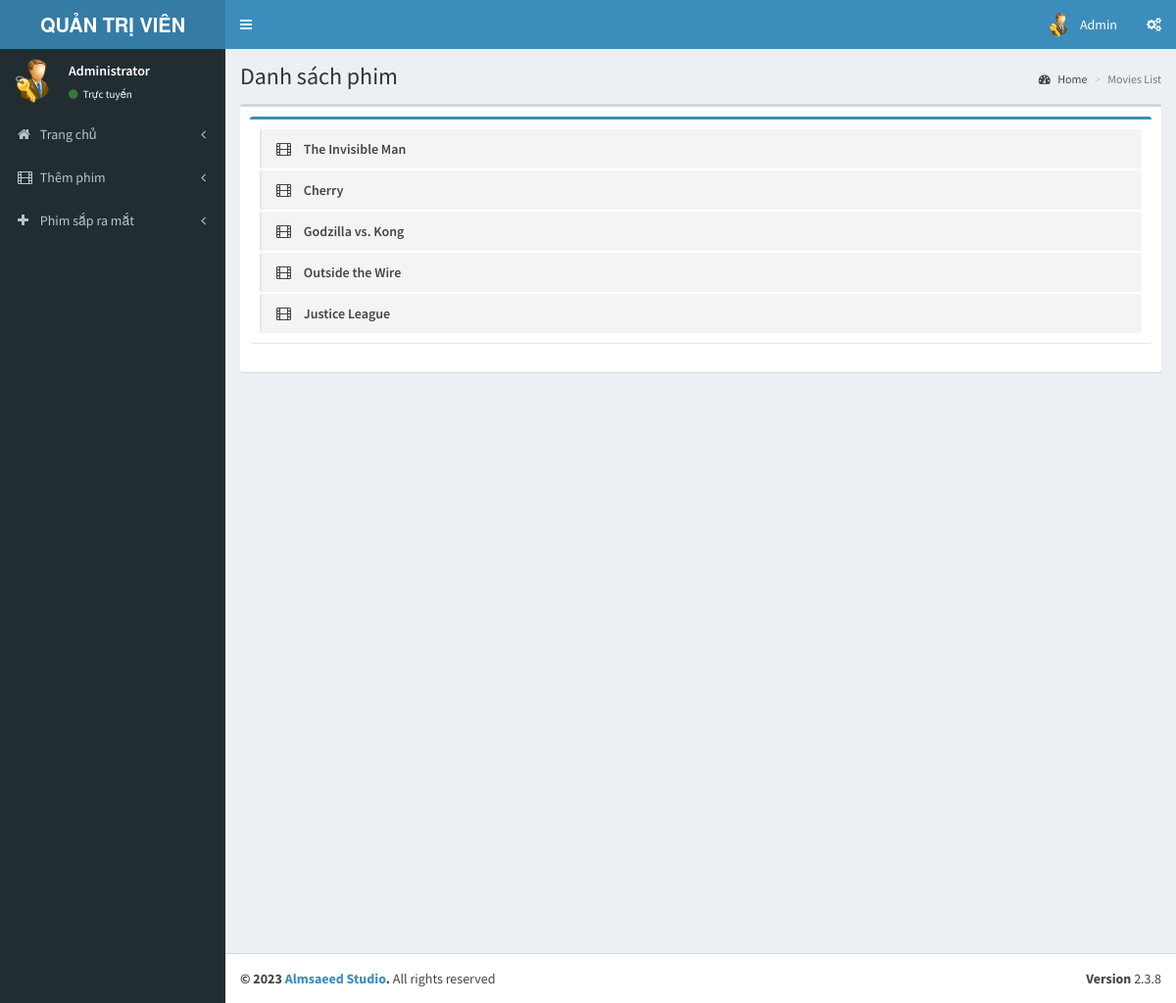
Page /admin/pages/index.php (signed in) on the earlier database version.
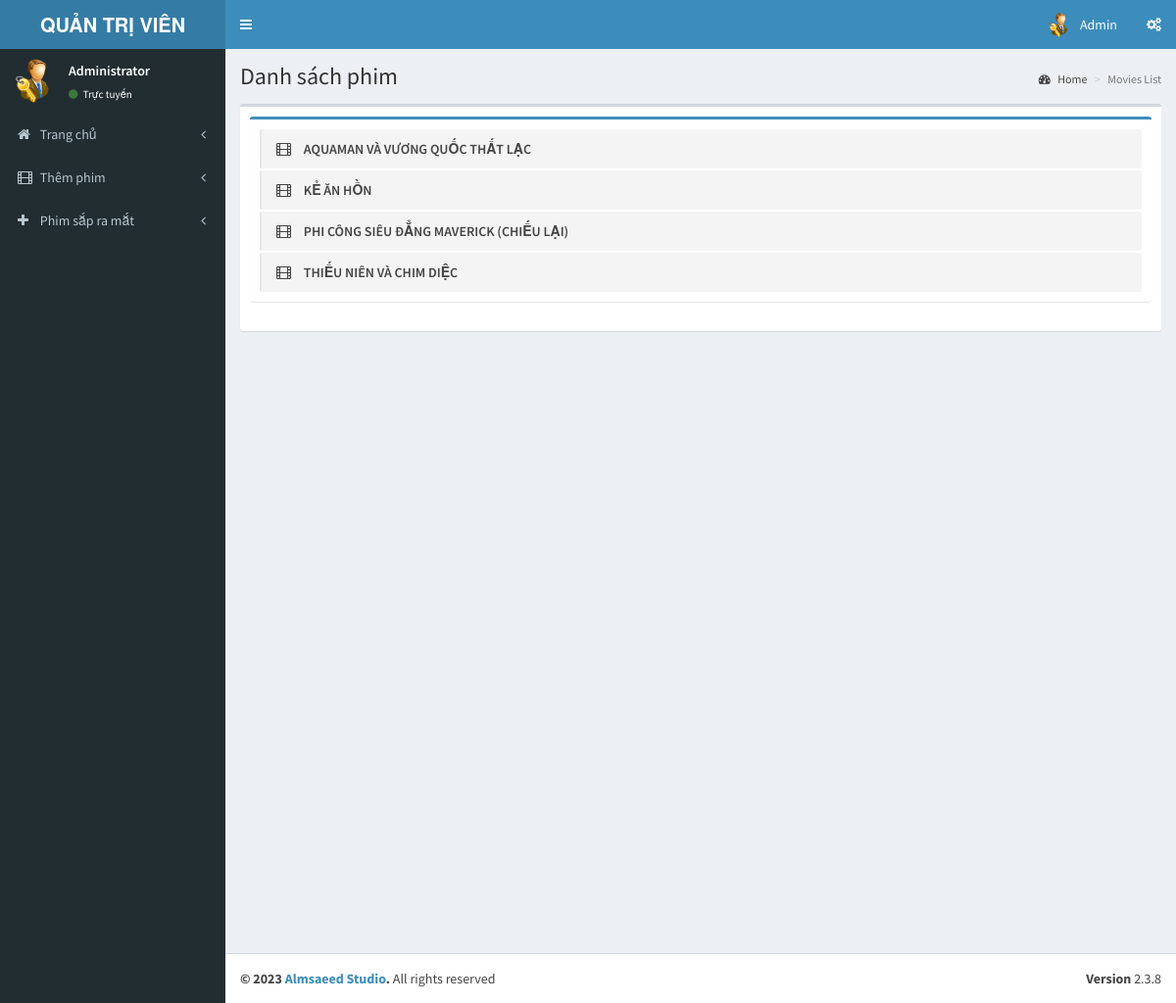
Same page on the later database version.
### tables this page shows
CREATE TABLE `tbl_movie` (
  `movie_id` int(11) NOT NULL,
  `t_id` int(11) NOT NULL COMMENT 'theatre id',
  `movie_name` varchar(255) NOT NULL,
  `cast` varchar(500) NOT NULL,
  `desc` varchar(1000) NOT NULL,
  `release_date` date NOT NULL,
  `image` varchar(200) NOT NULL,
  `video_url` varchar(200) NOT NULL,
  `status` int(1) NOT NULL COMMENT '0 means active '
);

### admin/pages/index.php (the view, shortened to what this page needs)
<?php
include('header.php');
?>
  <div class="content-wrapper">
    <section class="content-header">
      <h1>
        Danh sách phim
      </h1>
      <ol class="breadcrumb">
        <li><a href="index"><i class="fa fa-dashboard"></i> Home</a></li>
        <li class="active">Movies List</li>
      </ol>
    </section>
    <section class="content">
      <div class="box">
        <div class="box-body">
            <div class="box box-primary">
            <div class="box-body">
              <ul class="todo-list">
                 <?php
                        $qry7=mysqli_query($con,"select * from tbl_movie");
                        if(mysqli_num_rows($qry7))
                        {
                        while($c=mysqli_fetch_array($qry7))
                        {
                        ?>
                <li>
                      <span class="handle">
                        <i class="fa fa-film"></i>
                      </span>
                  <span class="text"><?php echo $c['movie_name'];?></span>
                </li>
                  <?php
                       }}
                     ?>
            </div>
          </div>
        </div>
      </div>
    </section>
  </div>
  <?php
include('footer.php');
?>

Differences in the rows shown:
removed tbl_movie: movie_name "The Invisible Man"
removed tbl_movie: movie_name "Cherry"
changed tbl_movie: movie_name "Godzilla vs. Kong" → "AQUAMAN VÀ VƯƠNG QUỐC THẤT LẠC"
changed tbl_movie: movie_name "Outside the Wire" → "KẺ ĂN HỒN"
changed tbl_movie: movie_name "Justice League" → "PHI CÔNG SIÊU ĐẲNG MAVERICK (CHIẾU LẠI)"
added tbl_movie: movie_name "THIẾU NIÊN VÀ CHIM DIỆC"
